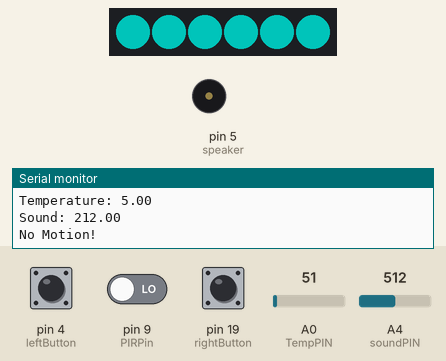
A sketch run on a simulated Arduino Uno, built with avr-gcc and run on an emulated ATmega328P. Parts: 6 RGB LEDs in strip order, left to right, buzzer (waves = sounding), the last lines printed to the serial monitor. The inputs (shaded band) are chosen by the test bench; at power-on: pin 4 (leftButton) LOW, pin 9 (PIRPin) LOW, pin 19 (rightButton) LOW, A0 (TempPIN) = 51, A4 (soundPIN) = 512. Dim RGB values are drawn brighter than linear.

Above: at 2.1 s.
2.2 s: pin 4 (leftButton) pulled HIGH for 1.55 s
At 5.0 s:
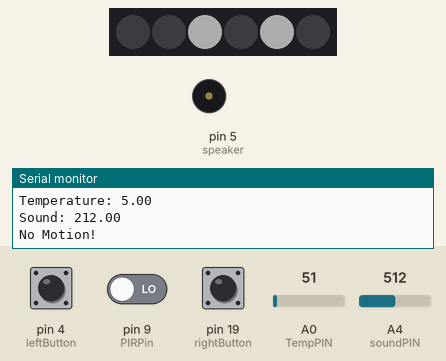
5.2 s: pin 9 (PIRPin) driven HIGH
At 5.88 s:
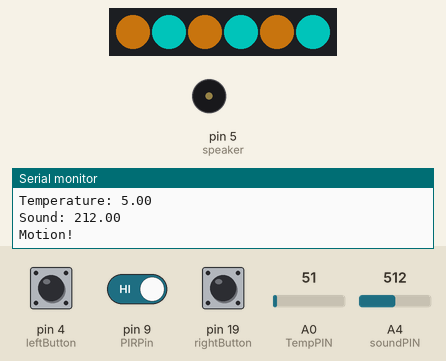
7.1 s: pin 19 (rightButton) pulled HIGH for 3.2 s
11.8 s: pin 9 (PIRPin) driven LOW
13.6 s: pin 4 (leftButton) pulled HIGH for 3.2 s
At 17.61 s:
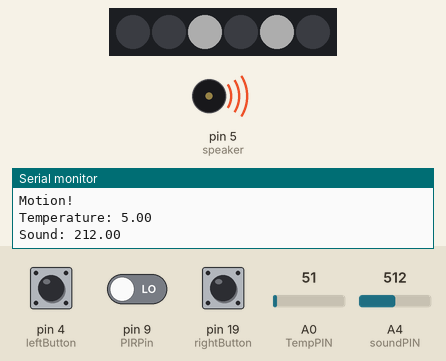
21.5 s: pin 19 (rightButton) pulled HIGH for 1.55 s
At 23.4 s:
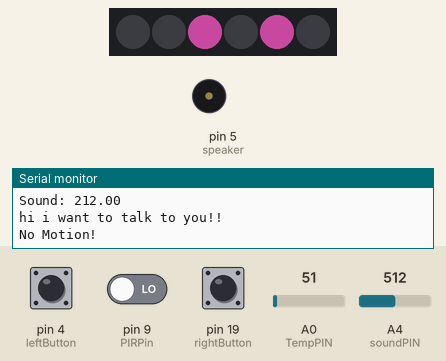
Timing chart, 0 to 25.5 s (numbered marks = the images above; inputs shaded):
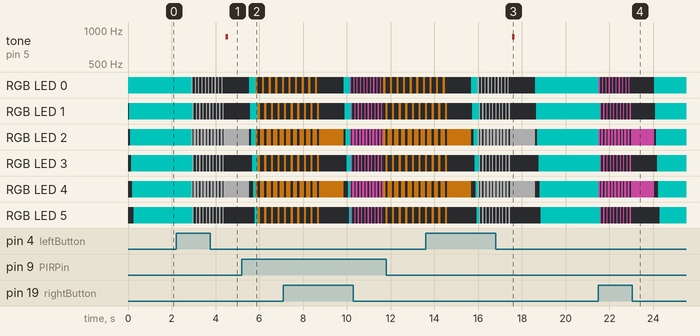

The sketch:

jacket.ino
```cpp
#include <Adafruit_NeoPixel.h>

#define PIN 6 //LED PIN
#define PINOne 12 //LED PIN
#define PIRPin 9  //PIR PIN
#define TempPIN A0     //TEMP PIN
#define soundPIN A4    //pin for the microphone

#define VALUE_MIN     45 //temp min
#define VALUE_MAX     75 //temp max
#define AUDIO_MAX     45 //temp max


const int speaker = 5;       //pin for the speaker
const int leftButton = 4;    //pin for the left button (control the motion sensing + lights + sounds)
const int rightButton = 19;  //pin for the right button (control the motion sensing + lights)
float decValue;


Adafruit_NeoPixel strip = Adafruit_NeoPixel(6, PIN, NEO_GRB + NEO_KHZ800);


void setup() {
  pinMode(speaker, OUTPUT);
  pinMode(leftButton, INPUT);
  pinMode(rightButton, INPUT);
  pinMode(PIRPin, INPUT);
  strip.begin();
  strip.setBrightness(100);
  strip.show(); // Initialize all pixels to 'off'
  Serial.begin(9600);
}


void getMotion() {
    if (digitalRead(PIRPin) == HIGH) {  // check if the input is HIGH
     Serial.println("Motion!");
      blink(strip.Color(255, 149, 20), 100); // Orange
   }
   else {
    Serial.println("No Motion!");
   }
}


void tone(unsigned char speakerPin, int frequencyInHertz, long timeInMilliseconds) {
  int x;
  long delayAmount = (long)(1000000/frequencyInHertz);
  long loopTime = (long)((timeInMilliseconds*1000)/(delayAmount*2));
  for (x=0; x<loopTime; x++) {
     digitalWrite(speakerPin,HIGH);
     delayMicroseconds(delayAmount);
     digitalWrite(speakerPin,LOW);
     delayMicroseconds(delayAmount);
  }
}


void color(uint32_t c, uint8_t time) {
  for(uint16_t i=0; i<strip.numPixels(); i++) {
    strip.setPixelColor(i, c);
    strip.show();
    delay(time);
  }
}

void blink(uint32_t c, uint8_t time) {
  for (int j=0; j<10; j++) {
    for (int q=0; q < 3; q++) {
      for (uint16_t i=0; i < strip.numPixels(); i=i+2) {
        strip.setPixelColor(i+q, c);
      }
      strip.show();

      delay(time);

      for (uint16_t i=0; i < strip.numPixels(); i=i+2) {
        strip.setPixelColor(i+q, 0);
      }
    }
  }
}


void temperature() {
  //temperature readings
  uint16_t value = analogRead(TempPIN);
  decValue = value/10;
  Serial.print("Temperature: ");
  Serial.println(decValue);
  if(decValue < VALUE_MIN) { //if temperature is too low
    color(strip.Color(2, 237, 225), 50); // Blue

  }
  else if(decValue > VALUE_MAX) { //if temperature is too high
        color(strip.Color(225, 0, 0), 50); // Red

  }
  else if (decValue > VALUE_MIN && decValue < VALUE_MAX) { //if temperature is just right
    color(strip.Color(22, 204, 12), 50); // Green

  }
}

void enableTones() {
  uint16_t sound = analogRead(soundPIN);
  float sound2 = sound - 300;
  Serial.print("Sound: ");
  Serial.println(sound2);
  //button to turn on motion activation/sound
  if(digitalRead(leftButton)) {
    if(sound2 > AUDIO_MAX) { //if it is loud aka a scream
     //enable makeTone function if motion is sensed
      blink(strip.Color(127, 127, 127), 50); // White
      tone(speaker,1760,100);   // output a 1760 Hz sound for a tenth of a second
    }
  }
  if(digitalRead(rightButton)) {
    Serial.println("hi i want to talk to you!!");
    blink(strip.Color(255,92,205), 50); // Pink
  }
}


void loop() {
  temperature();
  enableTones();
  getMotion();
  delay(1000);
}
```

Measured:
- after the input at 2.2 s, tone on pin 5 (speaker): silent → 873 Hz after 2.3 s, → silent 0.12 s later; RGB LED 0: alternates RGB(50, 50, 50) for 0.05 s and off for 0.10 s, 20 changes in all, then stays off, starting after 0.71 s
- after the input at 5.2 s, the LEDs: first differ from a run without the input after 0.63 s (image 2)
- after the input at 13.6 s, tone on pin 5 (speaker): silent → 873 Hz after 4.0 s, → silent 0.12 s later; the LEDs: first differ from a run without the input after 2.4 s (image 3 shows a later state)
- after the input at 21.5 s, the LEDs: first change at once (image 4 shows a later state)
- what the display in image 3 shows lasts 1.1 s, from 17.5 s to 18.6 s
